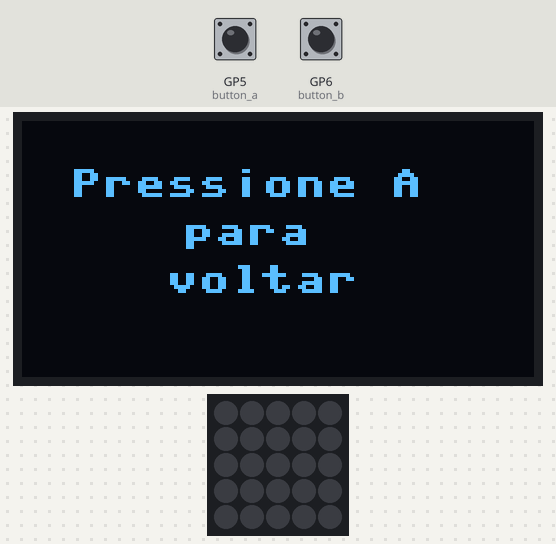
Bench run of a program on a simulated Raspberry Pi Pico running MicroPython. Parts: 128×64 one-colour display, 5×5 RGB LED matrix. The test bench sets the inputs (shaded band); at power-on: GP6 (button_b) HIGH, GP5 (button_a) HIGH. Dim RGB values are drawn brighter than linear; the 25 LEDs are laid out as on the BitDogLab board (LED 0 bottom right, every second row reversed).

Above: at 1.2 s.
1.3 s: GP6 (button_b) pulled LOW for 3.2 s
At 2.77 s:
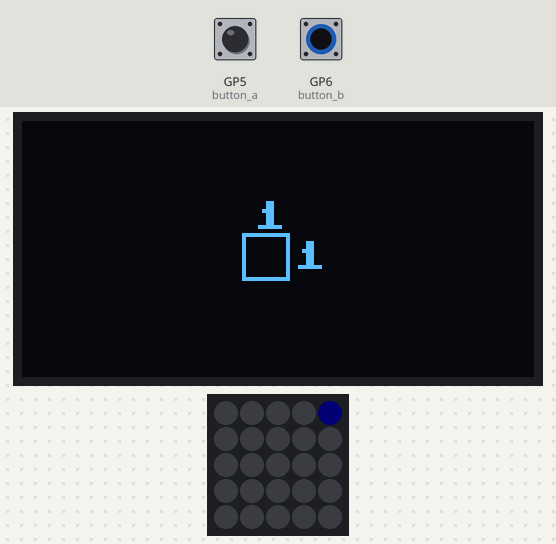
6.0 s: GP6 (button_b) pulled LOW for 1 s
At 7.9 s:
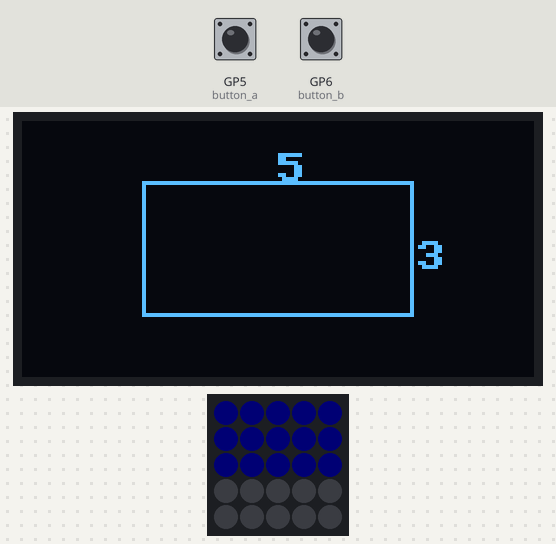
8.5 s: GP5 (button_a) pulled LOW for 0.2 s
At 10.0 s:
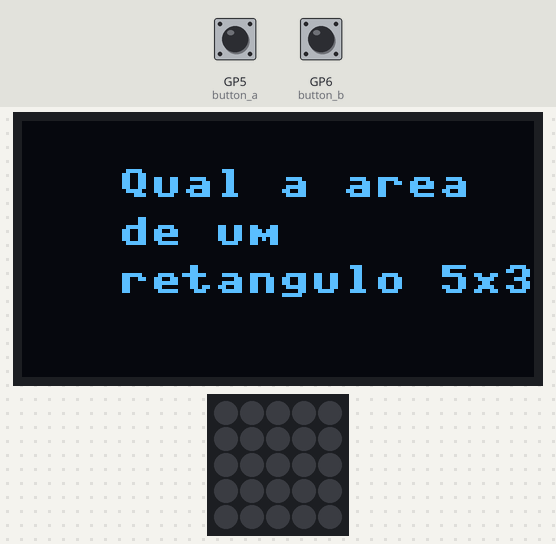
10.3 s: GP5 (button_a) pulled LOW for 1 s
At 11.6 s:
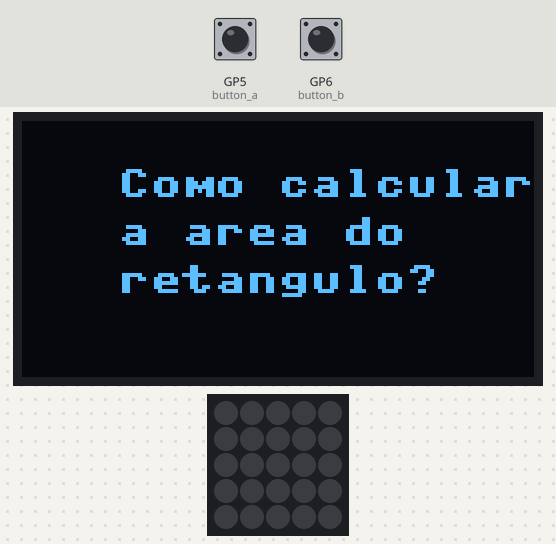
Timing chart, 0 to 13.3 s (numbered marks = the images above; inputs shaded):
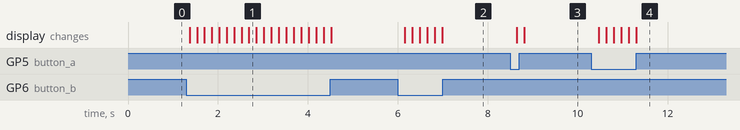

Measured:
- after the input at 1.3 s, the display: first changes after 0.07 s (image 1 shows a later state)
- after the input at 6.0 s, the display: first changes after 0.16 s (image 2 shows a later state)
- after the input at 8.5 s, the display: first changes after 0.14 s (image 3 shows a later state)
- after the input at 10.3 s, the display: first changes after 0.17 s (image 4 shows a later state)

The program:

display-oled-geometry.py
```python
from machine import Pin, SoftI2C # Pin -> Configurar entrada/saida digitais
#SoftI2C-> criar interface I2C em pinos específicos do microcont.
from ssd1306 import SSD1306_I2C # Controlar displays OLED
import machine, neopixel # machine --> Controlar diretamente o hardware microcont./ #NeoPixel -> Controlar LEDS RGB
import time # funções relacionadas ao tempo

i2c = SoftI2C(scl=Pin(15), sda=Pin(14)) # pinos que serão utilizados no i2c
oled = SSD1306_I2C(128, 64, i2c) # controla display OLED
oled.fill(0)  # Limpa o display

np = neopixel.NeoPixel(machine.Pin(7), 25) # controlar os leds/ Matriz de Led conectada #no pino 7/25 - Número de Leds da matriz

it=1# intensidade do LED, pode variar de 1 a 255

# definir cores para os LEDs
BLU = (0, 0, 1*it)# BLUE
GRE = (0, 1*it, 0)# GREEN
RED = (1*it, 0, 0) # RED
YEL = (1*it, 1*it, 0)# YELLOW
MAGE = (1*it, 0, 1*it)# MANGENTA
CYA = (0, 1*it, 1*it)# CYAN
WHI = (1*it, 1*it, 1*it)# WHIE
BLA = (0, 0, 0)# BLACK

# all_off -> significa que a matriz estará toda apagada
all_off = [
        [BLA, BLA, BLA, BLA, BLA],
        [BLA, BLA, BLA, BLA, BLA],
        [BLA, BLA, BLA, BLA, BLA],
        [BLA, BLA, BLA, BLA, BLA],
        [BLA, BLA, BLA, BLA, BLA]
    ]
# Definindo como queremos que a matriz de led se comporte em cada situação
quadrado1 = [
        [BLU, BLA, BLA, BLA, BLA],
        [BLA, BLA, BLA, BLA, BLA],
        [BLA, BLA, BLA, BLA, BLA],
        [BLA, BLA, BLA, BLA, BLA],
        [BLA, BLA, BLA, BLA, BLA]
    ]

quadrado2 = [
    [BLU, BLU, BLA, BLA, BLA],
    [BLA, BLA, BLA, BLU, BLU],
    [BLA, BLA, BLA, BLA, BLA],
    [BLA, BLA, BLA, BLA, BLA],
    [BLA, BLA, BLA, BLA, BLA]
]

quadrado3 = [
    [BLU, BLU, BLU, BLA, BLA],
    [BLA, BLA, BLU, BLU, BLU],
    [BLU, BLU, BLU, BLA, BLA],
    [BLA, BLA, BLA, BLA, BLA],
    [BLA, BLA, BLA, BLA, BLA]
]

quadrado4 = [
    [BLU, BLU, BLU, BLU, BLA],
    [BLA, BLU, BLU, BLU, BLU],
    [BLU, BLU, BLU, BLU, BLA],
    [BLA, BLU, BLU, BLU, BLU],
    [BLA, BLA, BLA, BLA, BLA]
]

quadrado5 = [
    [BLU, BLU, BLU, BLU, BLU],
    [BLU, BLU, BLU, BLU, BLU],
    [BLU, BLU, BLU, BLU, BLU],
    [BLU, BLU, BLU, BLU, BLU],
    [BLU, BLU, BLU, BLU, BLU]
]

retangulo1 = [
    [BLU, BLU, BLU, BLU, BLA],
    [BLA, BLU, BLU, BLU, BLU],
    [BLA, BLA, BLA, BLA, BLA],
    [BLA, BLA, BLA, BLA, BLA],
    [BLA, BLA, BLA, BLA, BLA]
]


retangulo2 = [
    [BLU, BLU, BLU, BLU, BLU],
    [BLU, BLU, BLU, BLU, BLU],
    [BLU, BLU, BLU, BLU, BLU],
    [BLA, BLA, BLA, BLA, BLA],
    [BLA, BLA, BLA, BLA, BLA]
]

#configuração do botão
button_a = Pin(5, Pin.IN, Pin.PULL_UP)
button_b = Pin(6, Pin.IN, Pin.PULL_UP)

def led_matrix(pattern): # definindo uma função para a matriz de led

    inverted_matrix = pattern[::-1] # Inverter a matriz

    # Exibir a matriz invertida nos LEDs
    for i in range(5):
        for j in range(5):
            np[i * 5 + j] = inverted_matrix[i][j]

    np.write() # envia os dados para os leds

led_matrix(all_off) # função chamada para começar com a matriz apagada

# Definindo as funções para aparecer a parte escrita no OLED e como a matriz RGB vai se #comportar
# comando oled.show é para mostrar no oled a escrita
# comando oled.fill é para apagar o oled depois
def case0():

    oled.text("Pressione A  ", 12, 12)
    oled.text("para ", 40, 24)
    oled.text("voltar", 36, 36)
    oled.show()
    oled.fill(0)

def case1():

    oled.text("Projeto 1 - ", 12, 12)
    oled.text("BitDogLab", 24, 24)
    oled.text("Matematica", 36, 36)
    oled.show()
    oled.fill(0)

def case2():
    oled.text("Vamos comecar  ", 12, 12)
    oled.text("calculando ", 24, 24)
    oled.text("a area do", 24, 36)
    oled.text("quadrado!", 24, 46)
    oled.show()
    oled.fill(0)

def case3():

    oled.text("Como calcular  ", 24, 12)
    oled.text("a area do ", 24, 24)
    oled.text("quadrado?", 24, 36)
    oled.show()
    oled.fill(0)

def case4():
    oled.text("Mutiplicar  ", 24, 24)
    oled.text("a x b ", 24, 36)
    oled.show()
    oled.fill(0)

def case5():

    oled.rect(50, 25, 24, 24, 1)  # Parâmetros: (x, y, largura, altura, cor)
    oled.text('a', 59, 15)  # Parâmetros: (texto, x, y)
    oled.text('b', 75, 33)  # Parâmetros: (texto, x, y)
    oled.show()
    oled.fill(0)

def case6():

    oled.text("Exercicios:", 24, 24)
    oled.show()
    oled.fill(0)
    led_matrix(all_off)

def case7():
    oled.text("Para saber a", 14, 12)
    oled.text("area basta", 14, 24)
    oled.text("contar os leds", 14, 36)
    oled.text("acessos", 14, 46)
    oled.show()
    oled.fill(0)

def case8():
    oled.text("Qual a area  ", 24, 12)
    oled.text("de um ", 24, 24)
    oled.text("quadrado 1x1?", 24, 36)
    oled.show()
    oled.fill(0)


def case9():

    oled.rect(55, 28, 12, 12, 1)  # Parâmetros: (x, y, largura, altura, cor)
    oled.text('1', 58, 20)  # Parâmetros: (texto, x, y)
    oled.text('1', 68, 30)  # Parâmetros: (texto, x, y)
    oled.show()
    oled.fill(0)
    led_matrix(quadrado1) # chama a função led_matrix com o valor quadrado1

def case10():
    led_matrix(all_off)
    oled.text("Qual a area  ", 24, 12)
    oled.text("de um ", 24, 24)
    oled.text("quadrado 2x2?", 24, 36)
    oled.show()
    oled.fill(0)

def case11():

    oled.rect(50, 25, 24, 24, 1)  # Parâmetros: (x, y, largura, altura, cor)
    oled.text('2', 59, 15)  # Parâmetros: (texto, x, y)
    oled.text('2', 75, 33)  # Parâmetros: (texto, x, y)
    oled.show()
    oled.fill(0)
    led_matrix(quadrado2)

def case12():
    led_matrix(all_off)
    oled.text("Qual a area  ", 24, 12)
    oled.text("de um ", 24, 24)
    oled.text("quadrado 3x3?", 24, 36)
    oled.show()
    oled.fill(0)

def case13():

    oled.rect(40, 20, 32, 32, 1)  # Parâmetros: (x, y, largura, altura, cor)
    oled.text('3', 54, 10)  # Parâmetros: (texto, x, y)
    oled.text('3', 73, 30)  # Parâmetros: (texto, x, y)
    oled.show()
    oled.fill(0)
    led_matrix(quadrado3)

def case14():
    led_matrix(all_off)
    oled.text("Qual a area  ", 24, 12)
    oled.text("de um ", 24, 24)
    oled.text("quadrado 4x4?", 24, 36)
    oled.show()
    oled.fill(0)

def case15():

    oled.rect(35, 18, 40, 40, 1)
    oled.text('4', 50, 8)
    oled.text('4', 78, 35)
    oled.show()
    oled.fill(0)
    led_matrix(quadrado4)

def case16():
    led_matrix(all_off)
    oled.text("Qual a area  ", 24, 12)
    oled.text("de um ", 24, 24)
    oled.text("quadrado 5x5?", 24, 36)
    oled.show()
    oled.fill(0)

def case17():

    oled.rect(30, 15, 45, 45, 1)
    oled.text('5', 50, 7)
    oled.text('5', 78, 34)
    oled.show()
    oled.fill(0)
    led_matrix(quadrado5)


def case18():
    led_matrix(all_off)
    oled.text("Agora vamos  ", 24, 12)
    oled.text("calcular ", 24, 24)
    oled.text("a area do", 24, 36)
    oled.text("retangulo!", 24, 46)
    oled.show()
    oled.fill(0)

def case19():
    oled.text("Como calcular  ", 24, 12)
    oled.text("a area do ", 24, 24)
    oled.text("retangulo?", 24, 36)
    oled.show()
    oled.fill(0)

def case20():

    oled.text("Mutiplicar  ", 24, 24)
    oled.text("a x b ", 36, 36)
    oled.show()
    oled.fill(0)

def case21():

    oled.rect(35, 18, 58, 29, 1)
    oled.text('a', 58, 8)
    oled.text('b', 98, 30)
    oled.show()
    oled.fill(0)


def case22():

    oled.text("Exercicios:", 24, 24)
    oled.show()
    oled.fill(0)
    led_matrix(all_off)

def case23():
    oled.text("Qual a area  ", 24, 12)
    oled.text("de um ", 24, 24)
    oled.text("retangulo 4x2?", 24, 36)
    oled.show()
    oled.fill(0)

def case24():

    oled.rect(35, 18, 58, 29, 1)
    oled.text('4', 58, 8)
    oled.text('2', 98, 30)
    oled.show()
    oled.fill(0)
    led_matrix(retangulo1)

def case25():
    led_matrix(all_off)
    oled.text("Qual a area  ", 24, 12)
    oled.text("de um ", 24, 24)
    oled.text("retangulo 5x3?", 24, 36)
    oled.show()
    oled.fill(0)

def case26():
    oled.rect(30, 15, 68, 34, 1)
    oled.text('5', 63, 8)
    oled.text('3', 98, 30)
    oled.show()
    led_matrix(retangulo2)

def case27():
    led_matrix(all_off)
    oled.text("FIM", 36, 36)
    oled.show()
    oled.fill(0)

def switch_case_dicionario (value):# Essa função define quais as funções que serão #chamadas

    cases = {

        1: case1,
        2: case2,
        3: case3,
        4: case4,
        5: case5,
        6: case6,
        7: case7,
        8: case8,
        9: case9,
        10: case10,
        11: case11,
        12: case12,
        13: case13,
        14: case14,
        15: case15,
        16: case16,
        17: case17,
        18: case18,
        19: case19,
        20: case20,
        21: case21,
        22: case22,
        23: case23,
        24: case24,
        25: case25,
        26: case26,
        27: case27

        }

    return cases.get(value, case0)() # essa função é utilizada para procurar as cases na #função acima


count = 0 # define variável count

while(True): # inicia um loop --> controlar o botão
    if button_a.value() == 0:
        count = count -1
        if count < 0:
            count = 0

    if button_b.value() == 0:
        count = count + 1
        if count > 27:
            count = 27

    switch_case_dicionario(count) # chama a função switch_case com o valor atual de #count
    time.sleep_ms(140) #delay 
```
